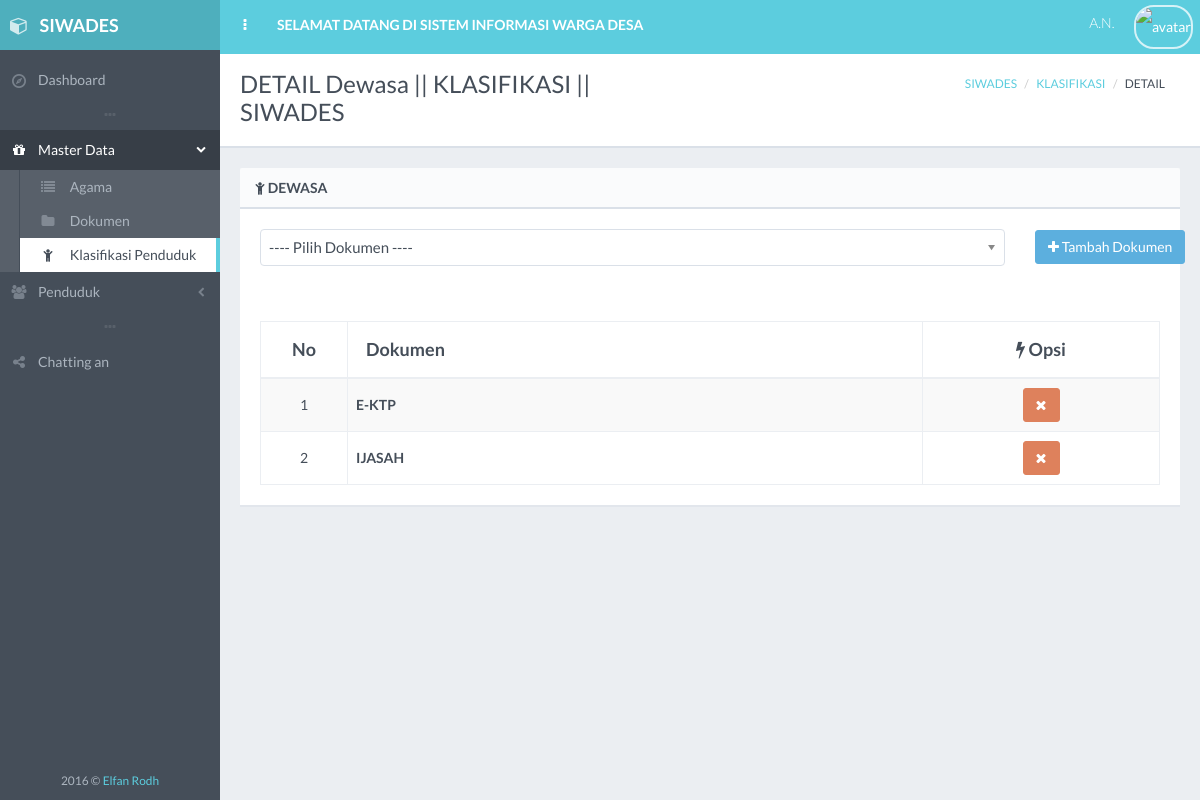
Page /klasifikasi/detail.php?detail=K3 on the committed database.
### tables this page shows
CREATE TABLE `klasifikasi` (
  `id_klasifikasi` varchar(10) NOT NULL DEFAULT '',
  `nama_klasifikasi` varchar(50) DEFAULT NULL,
  `status` int(1) DEFAULT NULL
);

CREATE TABLE `klasifikasi_dokumen` (
  `id_klasifikasi` varchar(5) NOT NULL,
  `id_dokumen` varchar(5) NOT NULL
);

CREATE TABLE `dokumen` (
  `id_dokumen` varchar(30) NOT NULL,
  `nama_dokumen` varchar(50) DEFAULT NULL,
  `status` int(1) DEFAULT NULL
);

### koneksi.php (called while the page is built)
<?php
	$_mysqli = new mysqli("localhost","root","","siwades");
	return $_mysqli;
 ?>

### klasifikasi/klasifikasi.php (called while the page is built, shortened)
<?php
class Klasifikasi
{
    public function detail_klasifikasi(){
        include ('../koneksi.php');
        $id_klasifikasi = $_GET['detail'];
        $klasifikasi = $_mysqli->query("SELECT * FROM klasifikasi , dokumen, klasifikasi_dokumen
                                        WHERE klasifikasi.id_klasifikasi = klasifikasi_dokumen.id_klasifikasi
                                        AND dokumen.id_dokumen = klasifikasi_dokumen.id_dokumen
                                        AND klasifikasi.id_klasifikasi = '$id_klasifikasi'");
        return $klasifikasi;
    }
    public function get_judul(){
        include ('../koneksi.php');
        $id_klasifikasi = $_GET['detail'];
        $j = $_mysqli->query("SELECT nama_klasifikasi FROM klasifikasi
                                        WHERE id_klasifikasi = '$id_klasifikasi'");
        $judul = mysqli_fetch_array($j);
        return $judul;
    }
    public function get_dokumen(){
        include ('../koneksi.php');
        $dokumen = $_mysqli->query("SELECT * FROM dokumen");
        return $dokumen;
    }
}
 ?>

### klasifikasi/detail.php (the view, shortened to what this page needs)
<!DOCTYPE html>
<?php
include ('klasifikasi.php');
$new = new Klasifikasi();
if (isset($_GET['detail'])) {
    $detail = $new->detail_klasifikasi();
    $judul = $new->get_judul();
}
$title = "DETAIL ".$judul['nama_klasifikasi']." || KLASIFIKASI || SIWADES";
 ?>
 <html class="no-js" lang="en">
    <head>
        <link rel="stylesheet" href="../assets/css/bootstrap.min.css">
        <link rel="stylesheet" href="../assets/css/plugins.css">
        <link rel="stylesheet" href="../assets/css/main.css">
        <link rel="stylesheet" href="../assets/css/themes.css">
    </head>
    <body>
        <div id="page-wrapper" class="page-loading">
            <div id="page-container" class="header-fixed-top sidebar-visible-lg-full">
                <div id="main-container">
                    <header class="navbar navbar-inverse navbar-fixed-top">
                        <ul class="nav navbar-nav-custom">
                            <li>
                                <a href="javascript:void(0)" onclick="App.sidebar('toggle-sidebar');this.blur();">
                                    <i class="fa fa-ellipsis-v fa-fw animation-fadeInRight" id="sidebar-toggle-mini"></i>
                                </a>
                            </li>
                            <li class="hidden-xs animation-fadeInQuick">
                                <a href="../pilihan.php"><strong>SELAMAT DATANG DI SISTEM INFORMASI WARGA DESA</strong></a>
                            </li>
                        </ul>
                    </header>
                    <div id="page-content">
                        <div class="content-header">
                            <div class="row">
                                <div class="col-sm-6">
                                    <div class="header-section">
                                        <h1><?php echo $title; ?></h1>
                                    </div>
                                </div>
                                <div class="col-sm-6 hidden-xs">
                                    <div class="header-section">
                                        <ul class="breadcrumb breadcrumb-top">
                                            <li><a href="../dashboard">SIWADES</a></li>
                                            <li><a href="../pilihan.php?menu=3">KLASIFIKASI</a></li>
                                            <li>DETAIL</li>
                                        </ul>
                                    </div>
                                </div>
                            </div>
                        </div>
                        <div class="block full">
                            <div class="block-title">
                                <h2><i class="fa fa-child sidebar-nav-icon"></i> <?php echo $judul['nama_klasifikasi']; ?></h2>
                            </div>
                            <div class="row">
                            <form action="" method="post">
                            <div class="form-group col-md-10">
                                <select id="example-chosen" name="id_dokumen" class="select-chosen" required="Pilih Dokumen Dulu">
                                    <option value=""> ---- Pilih Dokumen ---- </option>
                                </select>
                            </div>
                            <div class="col-md-2">
                            <button type="submit" class="btn btn-effect-ripple btn-info" name="tambah_dokumen"><i class="fa fa-plus"></i> Tambah Dokumen</a>
                            </form>
                            </div>
                            </div>
                            <br>
                            <br>
                            <div class="table-responsive">
                                <table id="example-datatable" class="table table-striped table-bordered table-vcenter">
                                    <thead>
                                        <tr>
                                            <th class="text-center" style="width: 50px;">No</th>
                                            <th>Dokumen</th>
                                            <th style="width: 200px" class="text-center" style="width: 75px;"><i class="fa fa-flash"></i> Opsi</th>
                                        </tr>
                                    </thead>
                                    <tbody>
                                    <?php $no=0; foreach ($detail as $row): $no++?>
                                        <tr>
                                            <td class="text-center"><?php echo $no; ?></td>
                                            <td><strong><?php echo $row['nama_dokumen'];?></strong></td>
                                            <td class="text-center">
                                                <form action="?hapus_dokumen=<?php echo $row['id_dokumen']; ?>" method ="post">
                                                <button type="submit" onclick="return confirm('Apakah Anda Yakin Ingin Menghapus <?php echo $row['nama_dokumen'] ?> ?');" data-toggle="tooltip" title="Delete <?php echo $row['nama_dokumen']?>" class="btn btn-effect-ripple btn-danger"><i class="fa fa-times"></i></button>
                                                </form>
                                            </td>
                                        </tr>
                                    <?php endforeach; ?>
                                    </tbody>
                                </table>
                            </div>
                        </div>
                    </div>
                </div>
            </div>
    </body>
</html>

### rows in the picture
klasifikasi: nama_klasifikasi "DETAIL Dewasa || KLASIFIKASI || SIWADES", nama_klasifikasi "DEWASA"
klasifikasi_dokumen: id_dokumen.nama_dokumen "E-KTP"
klasifikasi_dokumen: id_dokumen.nama_dokumen "IJASAH"
